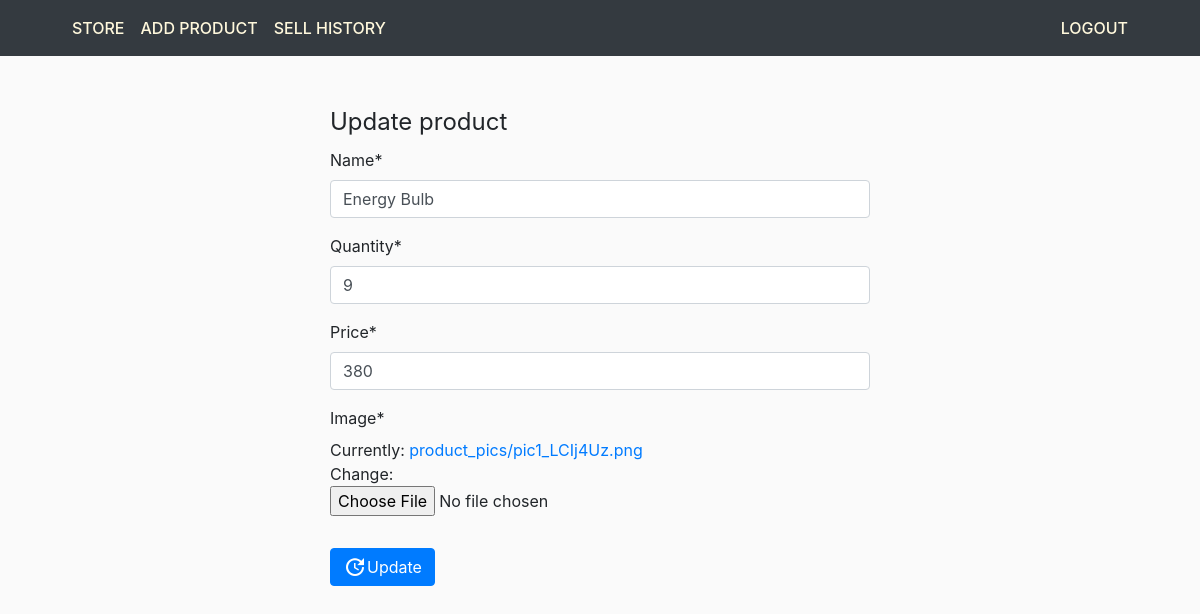
Screenshot of /update/6 (signed in) with the database file from the repository.
### store/models.py (models this page shows, shortened)
class Product(models.Model):
    name =  models.CharField(max_length=50)
    quantity = models.IntegerField()
    price = models.IntegerField()
    image = models.ImageField(default='default.jpg',upload_to='product_pics')

### store/views.py (the view)
# urls.py: path('update/<int:pk>',ProductUpdate.as_view(), name='update'),
class ProductUpdate(LoginRequiredMixin,UpdateView):
    model = Product
    fields = '__all__'
    template_name = 'store/update_product.html'

### store/templates/store/update_product.html (shortened to what this page needs)
{% extends 'store/main.html' %}
{% load crispy_forms_tags %}
{% block content %}
  <div class="row">
      <div class="col-md-3 col-sm-1">
      </div>
      <div class="col-md-6 col-sm-10">
        <form  method="POST"  enctype="multipart/form-data">
            <fieldset class="form-group">
                <legend> Update product </legend>
                  {{form|crispy}}
            </fieldset>
            <div class="form-group ">
                <button type="submit"  class="btn btn-primary d-flex justify-content-center"><span class="material-icons">
                    </span>Update</button>
            </div>
        </form>
      </div>
      <div class="col-md-3 col-sm-1">
      </div>
  </div>
{% endblock %}

### static/css/main.css (style rules this page uses)
body { background-color: hsl(0, 0%, 98%); }

### rows the page displays
Product: name "Energy Bulb", quantity "9", price "380"
